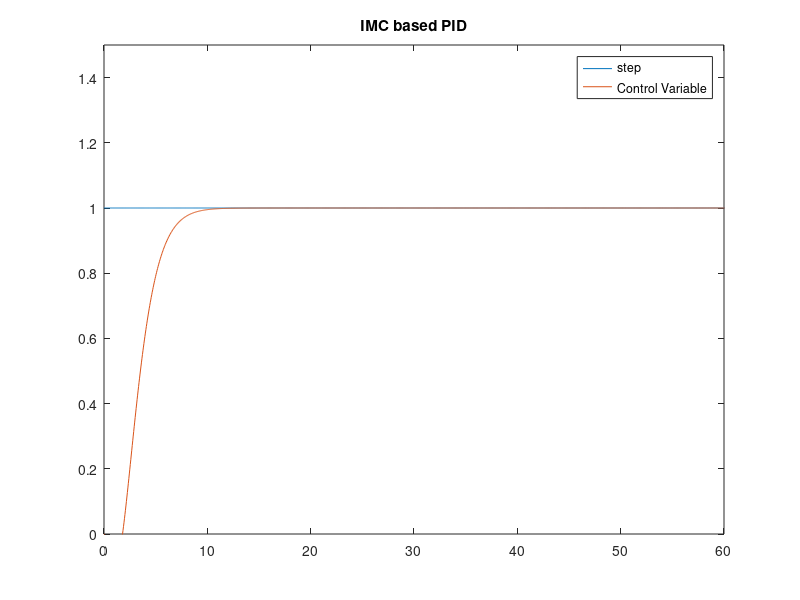

MATLAB code to generate this figure:
clear all
close all
clc
tau=72;
num1=[-0.25 0.25];
den1=[0.3 2.15 1 0];
tf1=tf(num1,den1); % process transfer function(includes process function and valve function)
%% IMC controller
% [num,den]=tf2zp(num1,den1);
% s=tf('s')
% Gp_inv=0.25/((s+6.6667)*(s+0.5))
% Qc=inv(Gp_inv)
% Qc_s=Qc*1/(tau*s+1)
% Controller_tf=Qc_s/(1-Qc_s*Gp_inv)
controller_tf=tf([1.2 8.6 4],[1 3 4]);
TF=feedback(controller_tf*tf1,1);
[y,t]=step(TF,120);
step1=ones(length(t(:,1)),1);
figure
plot(t,step1,'DisplayName','step')
hold on
plot(t,y,'DisplayName','Control Variable')
legend()
axis([0 60 0 1.5])
title('IMC based PID')
%% IMC with feedforward for disturbance rejection
